Frame 1 (no input): blank canvas, image omitted
Frame 60 (the mouse pressed at the canvas centre just before this capture): blank canvas, image omitted
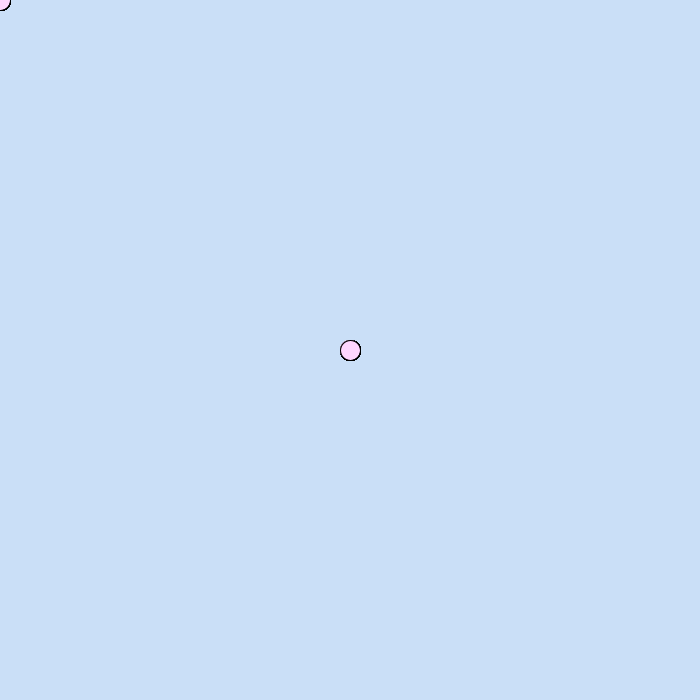
Frame 120 (the mouse held since frame 60 and released just before this capture)

The Processing sketch whose frames 1 and 60 were blank and that drew this single picture after the mouse press (run headless with seeded random() and noise(); from frame 60 on, the mouse is pressed at the canvas centre):

// Processing sketch: processing_180915
// ── processing_180915.pde

void setup(){
  size(700,700);
  background(#CADFF7);
}
void draw(){
  
  stroke(0);
  fill(#FFD6FE,200);
  rectMode(CENTER);
  ellipse(mouseX, mouseY, 20, 20);
}
